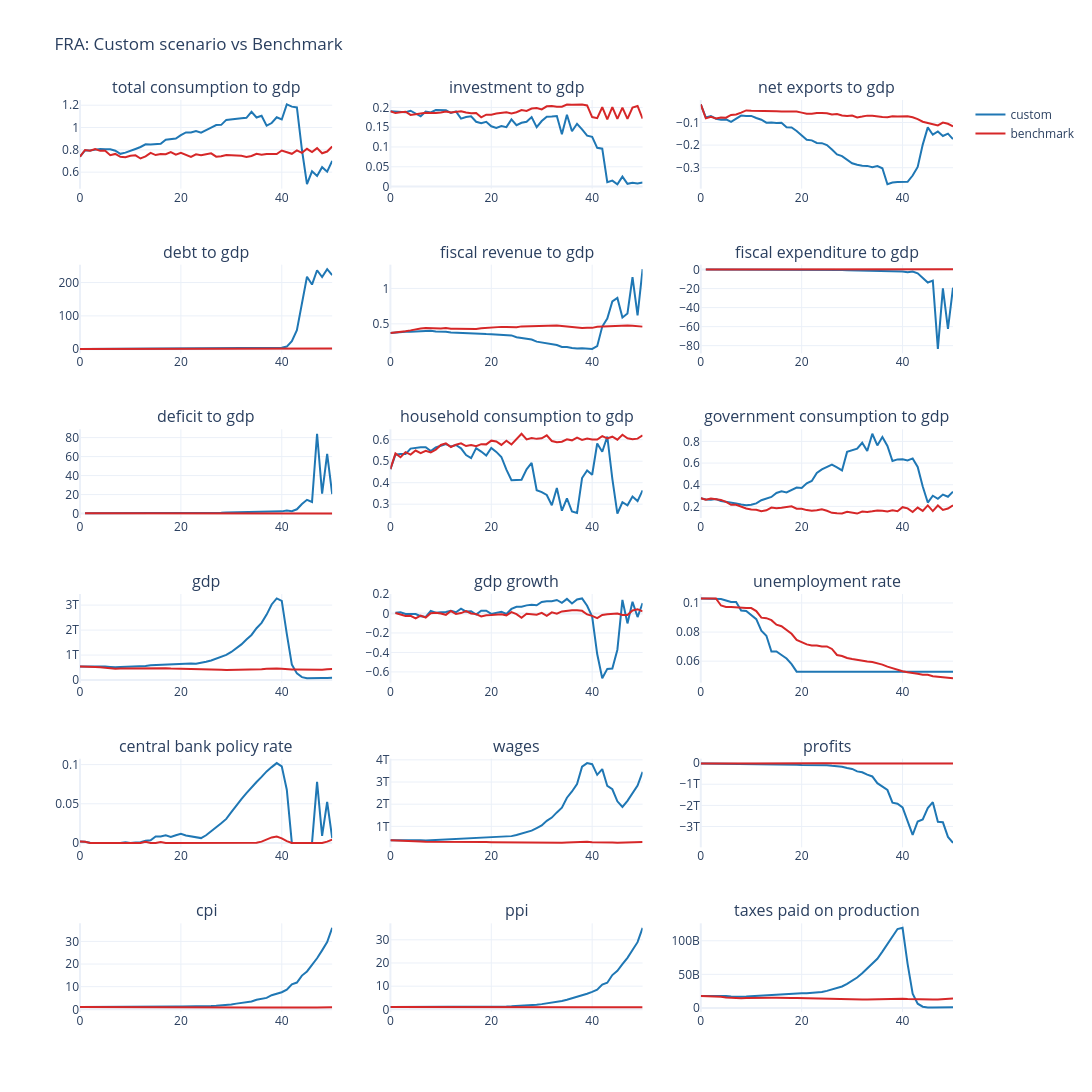

The notebook cell this image was saved under:
### Markdown cell above
### Benchmark Comparison

### Code cell
run_benchmark = True
force_rerun_benchmark = False

if run_benchmark:
    output_dir = cfg.output_path or Path("data/output")
    output_dir.mkdir(parents=True, exist_ok=True)

    data_pkl_path = output_dir / "data_benchmark.pkl"
    df_benchmark_path = output_dir / f"{cfg.country_iso3}_df_benchmark.pkl"
    benchmark_model_path = output_dir / f"{cfg.country_iso3}_benchmark.h5"

    benchmark_spec = {
        "country_iso3": cfg.country_iso3,
        "seed": cfg.seed,
        "t_max": cfg.t_max,
        "time_unit": 3,
        "raw_data_path": str(cfg.raw_data_path or Path("data/hfcs/raw")),
        "single_hfcs_survey": True,
        "n_industries": None,
    }

    use_cached_df = df_benchmark_path.exists() and not force_rerun_benchmark
    use_cached_data = data_pkl_path.exists() and not force_rerun_benchmark

    # Load cached benchmark dataframe if available
    if use_cached_df:
        df_benchmark = pd.read_pickle(df_benchmark_path)

        print(f"Loaded cached benchmark dataframe from: {df_benchmark_path}")
        print("Benchmark spec:")
        print(df_benchmark.attrs.get("benchmark_spec", {}))

    else:
        # Load cached benchmark data if available, otherwise build it once
        if use_cached_data:
            data = DataWrapper.init_from_pickle(str(data_pkl_path))
            print(f"Loaded cached benchmark data from: {data_pkl_path}")
        else:
            # Load data configuration
            with open(f"{cfg.config_dir}/data_config_FRA.yaml", "r") as f:
                data_config = yaml.safe_load(f)
            data_config["country_configs"] = split_country_configs(data_config["country_configs"])
            data_config = DataConfiguration(**data_config)

            # This is the "default" data config, not accounting for the changes in data_config_FRA.yaml 
            # data_config = default_data_configuration(
            #     countries=[cfg.country_iso3],
            #     seed=cfg.seed,
            # )
            # data_config.time_unit = benchmark_spec["time_unit"]

            data = DataWrapper.from_config(
                configuration=data_config,
                raw_data_path=cfg.raw_data_path or Path("data/hfcs/raw"),
                single_hfcs_survey=benchmark_spec["single_hfcs_survey"],
            )
            data.save(str(data_pkl_path))
            print(f"Created benchmark data and saved to: {data_pkl_path}")

        benchmark_spec["n_industries"] = data.n_industries

        with open(f"{cfg.config_dir}/country_config_FRA.yaml", "r") as f:
            country_config_dict = yaml.safe_load(f)
        country_cfg = CountryConfiguration(**country_config_dict[cfg.country_iso3])
        country_cfg = align_country_configuration_to_data(country_cfg, n_industries=data.n_industries)
        country_configurations = {cfg.country_iso3: country_cfg}
        country_cfg.firms.functions.productivity_growth.name = 'NoOpTFPGrowth'
        country_cfg.labour_market.functions.clearing.name = 'PolednaLabourMarketClearer'
        country_cfg.central_bank.functions.policy_rate.name = 'PolednaPolicyRate'
        country_cfg.government_entities.functions.consumption.name = 'ConstantGrowthGovernmentConsumptionSetter'


        benchmark_configuration = SimulationConfiguration(
            country_configurations=country_configurations,
            t_max=cfg.t_max,
            seed=cfg.seed,
        )

        benchmark_model = Simulation.from_datawrapper(
            datawrapper=data,
            simulation_configuration=benchmark_configuration,
        )
        benchmark_model.run()

        benchmark_model.save(
            save_dir=output_dir,
            file_name=benchmark_model_path.name,
        )

        df_benchmark = build_macro_output_df(
            benchmark_model,
            country_code=cfg.country_iso3,
        )
        df_benchmark.attrs["benchmark_spec"] = benchmark_spec
        df_benchmark.to_pickle(df_benchmark_path)

        print(f"Benchmark complete. Model saved to: {benchmark_model_path}")
        print(f"Benchmark dataframe cached at: {df_benchmark_path}")
        print("Benchmark spec:")
        print(df_benchmark.attrs.get("benchmark_spec", {}))

    # Compare custom scenario output against benchmark
    plot_output(
        df=df_base[plot_columns],
        df_compare=df_benchmark[plot_columns],
        no_rows=n_rows,
        no_cols=n_cols,
        country_code=f"{cfg.country_iso3}: Custom scenario vs Benchmark",
        line_color="#1f77b4",
        compare_line_color="#d62728",
        base_name="custom",
        compare_name="benchmark",
        base_height=300,
        base_width=400,
    )
else:
    print("Set run_benchmark = True to execute the benchmark scenario.")
